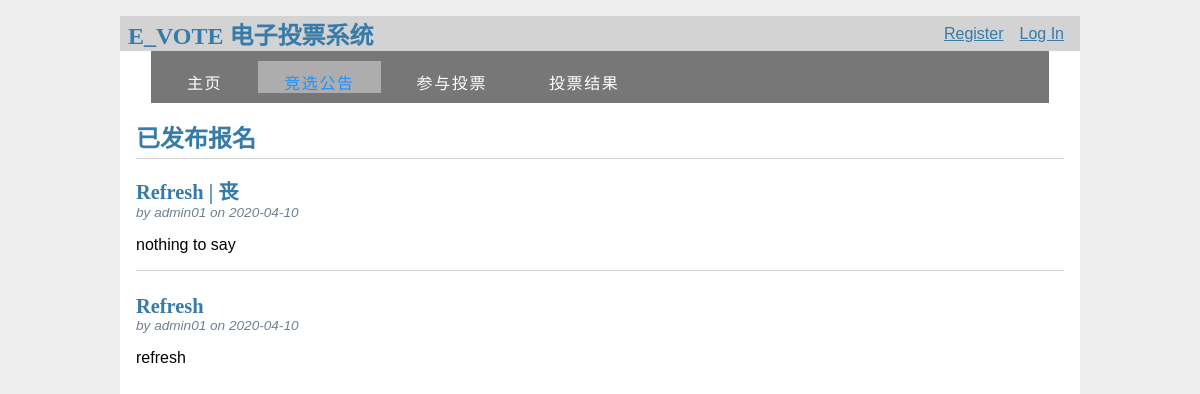
The app's page /user/notif, older data.
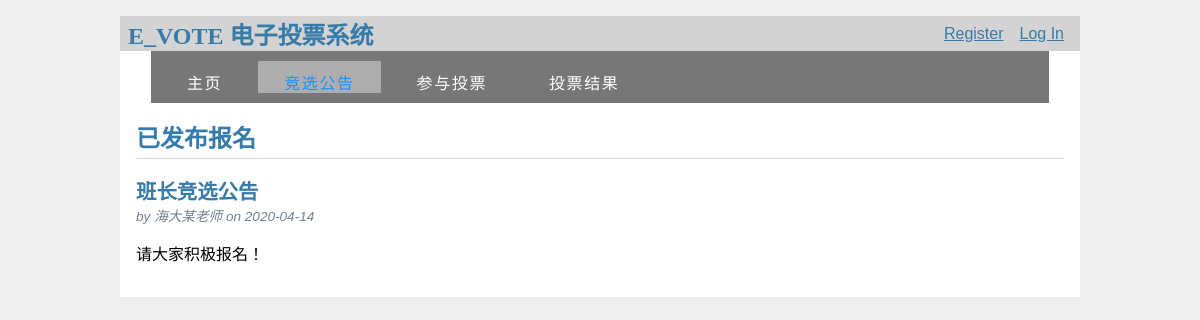
The same page, newer data.
### tables this page shows
CREATE TABLE election_info(
  info_id INTEGER PRIMARY KEY AUTOINCREMENT,
  author_id INTEGER NOT NULL,
  title TEXT NOT NULL,
  body TEXT NOT NULL,
  created TIMESTAMP NOT NULL DEFAULT CURRENT_TIMESTAMP,
  FOREIGN KEY (author_id) REFERENCES admin (admin_id)
);

CREATE TABLE admin(
  id INTEGER PRIMARY KEY AUTOINCREMENT,
  username TEXT UNIQUE NOT NULL,
  password TEXT NOT NULL,
  admin_id INTEGER UNIQUE NOT NULL,
  realname TEXT NOT NULL
);

### e_vote/user.py (the view)
@bp.route('/notif')
def notif():
    db = get_db()
    posts = db.execute(
        'SELECT p.author_id, title, body, created, username'
        ' FROM election_info p JOIN admin x ON p.author_id = x.id'
        ' ORDER BY created DESC'
    ).fetchall()
    return render_template('user/notif.html', posts=posts)

### e_vote/auth.py (called while the page is built)
@bp.before_app_request
def load_logged_in_user():
    user_id = session.get('user_id')
    if user_id is None:
        g.user=None
    else:
        g.user=get_db().execute(
            'SELECT * FROM user WHERE id = ?',(user_id,)
        ).fetchone()

@bp.before_app_request
def load_logged_in_admin():
    admin_id = session.get('admin_id')
    if admin_id is None:
        g.user=None
    else:
        g.user=get_db().execute(
            'SELECT * FROM admin WHERE id = ?',(admin_id,)
        ).fetchone()

### e_vote/db.py (called while the page is built)
def get_db():
    if 'db' not in g:
        g.db=sqlite3.connect(
            current_app.config['DATABASE'],
            detect_types=sqlite3.PARSE_DECLTYPES
        )
        g.db.row_factory=sqlite3.Row
    return g.db

### e_vote/templates/user/notif.html
{% extends 'base.html' %}
{% block menu %}
  <ul id="menu">
    <li><a href="{{ url_for('user.user_home') }}">主页</a></li>
    <li class="selected"><a href="{{ url_for('user.notif') }}">竞选公告</a></li>
    <li><a href="page.html">参与投票</a></li>
    <li><a href="another_page.html">投票结果</a></li>
  </ul>
{% endblock %}
{% block header %}
  <h1>{% block title %}已发布报名{% endblock %}</h1>
{% endblock %}
{% block content %}
  {% for election_info in posts %}
    <article class="post">
      <header>
        <div>
          <h1>{{ election_info['title'] }}</h1>
          <div class="about">by {{ election_info['username'] }} on {{ election_info['created'].strftime('%Y-%m-%d') }}</div>
        </div>
      </header>
      <p class="body">{{ election_info['body'] }}</p>
    </article>
    {% if not loop.last %}
      <hr>
    {% endif %}
  {% endfor %}
{% endblock %}

### e_vote/templates/base.html (shortened to what this page needs)
<!DOCTYPE html>
<html lang="en">
<link rel="stylesheet" href="{{ url_for('static', filename='style.css') }}">
<nav>
  <h1>E_VOTE 电子投票系统</h1>
  <ul>
    {% if g.user %}
      <li><span>{{ g.user['username'] }}</span>
      <li><a href="{{ url_for('auth.logout') }}">Log Out</a>
    {% else %}
      <li><a href="{{ url_for('auth.register') }}">Register</a>
      <li><a href="{{ url_for('auth.login') }}">Log In</a>
    {% endif %}
  </ul>
</nav>
<div id="menubar">
  {% block menu %}{% endblock %}
</div>
<section class="content">
  <header>
    {% block header %}{% endblock %}
  </header>
  {% block content %}{% endblock %}
</section>
</html>

### e_vote/static/style.css (style rules this page uses)
html { font-family: arial; background: #eee; padding: 1rem; }
h1, h2, h3, h4, h5, h6 { font-family: "微软雅黑"; color: #377ba8; margin: 1rem 0; }
a { color: #377ba8; }
nav { background: lightgray; display: flex; align-items: center; padding: 0 0.5rem; }
nav h1 { flex: auto; margin: 0; }
nav ul { display: flex; list-style: none; margin: 0; padding: 0; }
nav ul li a, nav ul li span, header .action { display: block; padding: 0.5rem; }
div#menubar { margin-left: auto; margin-right: auto; width: 898px; height: 52px; padding: 0; background: transparent url(transparent.png) repeat; }
div ul#menu, div ul#menu li { float: left; margin: 0; padding: 0; }
div ul#menu li { list-style: none; }
div ul#menu li a { letter-spacing: 0.1em; font: normal 100% arial, sans-serif; display: block; float: left; height: 17px; margin: 10px 0 0 10px; padding: 9px 26px 6px 26px; text-align: center; color: #FFF; text-transform: uppercase; text-decoration: none; background: transparent; }
ul#menu li a:hover, ul#menu li.selected a, ul#menu li.selected a:hover { color: #1E90FF; background: transparent url(transparent_light.png) repeat; }
.content { padding: 0 1rem 1rem; }
.content > header { border-bottom: 1px solid lightgray; display: flex; align-items: flex-end; }
.content > header h1 { flex: auto; margin: 1rem 0 0.25rem 0; }
.post > header { display: flex; align-items: flex-end; font-size: 0.85em; }
.post > header > div:first-of-type { flex: auto; }
.post > header h1 { font-size: 1.5em; margin-bottom: 0; }
.post .about { color: slategray; font-style: italic; }
.post .body { white-space: pre-line; }
.content:last-child { margin-bottom: 0; }

Row changes from the older to the newer data that the page shows:
removed election_info: title "Refresh | 丧", username "admin01", created "2020-04-10", body "nothing to say"
removed election_info: title "Refresh", username "admin01", created "2020-04-10", body "refresh"
added election_info: title "班长竞选公告", username "海大某老师", created "2020-04-14", body "请大家积极报名！"
